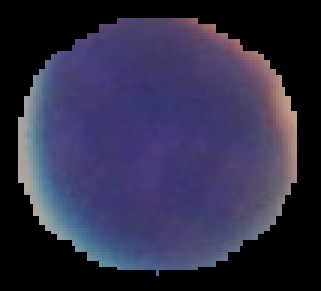
#> input picture Trabalho 2/dataset_linfocitos/linfocito00.png, 107 x 97 px (shown 3 times larger); its folder holds only this picture in this run
$ jupyter execute --allow-errors um_novo_comeco_2.ipynb
#> lines starting #> are read from the running program, lines starting #| are printed output that depends on the picture; after the words box and inside, x2 and y2 are one past the last pixel; in counts of white or black regions, pixels touching at a corner belong together
#> in segmentar_nucleo_celular, imagem_original is the input picture: shape (97, 107, 3); mean B, G, R 72.2, 46.1, 48.6
Alunos: Gustavo Guerreiro e João Martinho

# TRABALHO PARCIAL 02 – Segmentação de objetos

A partir das imagens existentes no dataset disponibilizado, faça a segmentação dos núcleos das células. Utilize apenas técnicas de segmentação e pré-processamento.

## A pipeline

### Preparação do ambiente

Inicialmente, importamos as bibliotecas necessárias, nomeadamente o OpenCV, o NumPy, o Matplotlib e o Pandas, responsáveis, respectivamente, pelas operações de visão computacional, manipulação numérica, visualização gráfica e organização dos dados em tabelas.

[cell 1]
import cv2
import numpy as np
import matplotlib.pyplot as plt
import pandas as pd

### Isolamento de células

A função `isolar_celula` converte a imagem para escala de cinza e aplica um threshold binário para separar a célula do seu fundo escuro, substituindo-o por branco a mantendo apenas a região da célula, que por sua vez é retornada ao espaço de cores RGB.

[cell 2]
def isolar_celula(imagem):
    imagem_cinza = cv2.cvtColor(imagem, cv2.COLOR_BGR2GRAY)
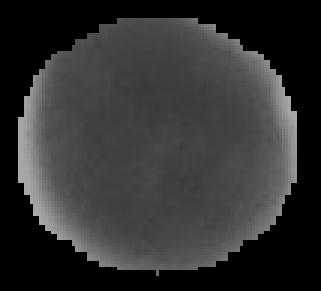
#> imagem_cinza: shape (97, 107) (shown 3 times larger); min 0, max 171, mean 49.8
    _, mascara = cv2.threshold(imagem_cinza, 10, 255, cv2.THRESH_BINARY)
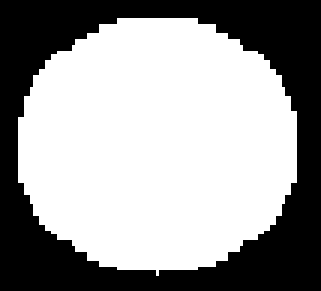
#> mascara: shape (97, 107) (shown 3 times larger); 61.2% white; 1 black region, box (x1, y1, x2, y2) and area: (0, 0, 107, 97) 4031
    fundo_branco = np.full(imagem.shape, 255, dtype=np.uint8)
    imagem_isolada = np.where(mascara[:, :, None] == 255, imagem, fundo_branco)
    return imagem_isolada

### Pré-processamento da Imagem
A função `pre_processar_imagem` converte a imagem para o espaço de cores HSV e isola o canal de Saturação (S). O canal é particularmente eficaz para diferenciar os núcleos, que são os elementos mais saturados nas imagens. Em seguida, aplica-se a técnica CLAHE para realçar o contraste local, o que facilita a separação entre o núcleo e o citoplasma na etapa seguinte.

[cell 3]
def pre_processar_imagem(imagem):
    hsv = cv2.cvtColor(imagem, cv2.COLOR_BGR2HSV)
#> hsv: shape (97, 107, 3); mean H, S, V 73.1, 64.2, 172.5
    _, S, _ = cv2.split(hsv)
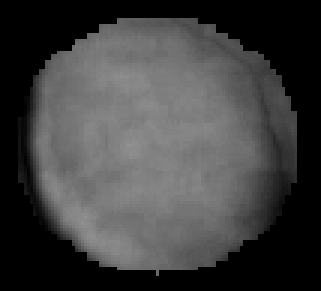
#> S: shape (97, 107) (shown 3 times larger); min 0, max 145, mean 64.2
    clahe = cv2.createCLAHE(clipLimit=2.0, tileGridSize=(8,8))
    canal_saturacao_melhorado = clahe.apply(S)
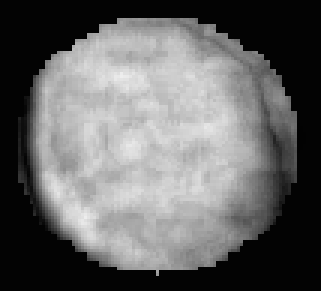
#> canal_saturacao_melhorado: shape (97, 107) (shown 3 times larger); min 2, max 238, mean 102.1
    return canal_saturacao_melhorado

### Criação da Máscara do Núcleo
A função `criar_mascara_nucleo` recebe o canal de saturação pré-processado e aplica um limiar (threshold) fixo. Isso gera uma máscara binária (preto e branco), onde os pixels brancos representam as áreas com alta saturação, correspondendo à localização provável do núcleo.

[cell 4]
def criar_mascara_nucleo(canal_saturacao, limiar):
#> called with limiar = 126
    _, mascara_nucleo = cv2.threshold(canal_saturacao, limiar, 255, cv2.THRESH_BINARY)
#> mascara_nucleo: shape (97, 107); 49.7% white; 8 white regions (5 under 20 px), largest, box (x1, y1, x2, y2) and area: (12, 6, 88, 92) 5090, (74, 12, 85, 21) 25, (90, 29, 95, 36) 20
    return mascara_nucleo

### Preparação dos Marcadores para o Watershed
A função `preparar_marcadores_watershed` cria três regiões distintas: o "primeiro plano certo" (centro dos núcleos), obtido por erosão; o "fundo certo", obtido por dilatação; e a "região desconhecida" entre eles. O algoritmo Watershed usará essas marcações para traçar as fronteiras exatas dos núcleos.

[cell 5]
def preparar_marcadores_watershed(mascara_nucleo, kernel):
    primeiro_plano_certo = cv2.erode(mascara_nucleo, kernel, iterations=3)
#> primeiro_plano_certo: shape (97, 107); 41.9% white; 1 white region, box (x1, y1, x2, y2) and area: (15, 9, 85, 88) 4351
    fundo_certo = cv2.dilate(mascara_nucleo, kernel, iterations=4)
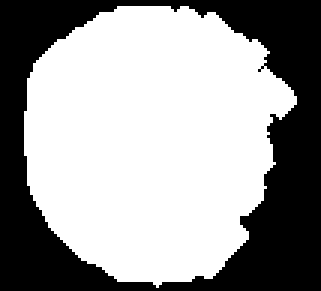
#> fundo_certo: shape (97, 107) (shown 3 times larger); 61.6% white; 1 black region, box (x1, y1, x2, y2) and area: (0, 0, 107, 97) 3987
    regiao_desconhecida = cv2.subtract(fundo_certo, primeiro_plano_certo)
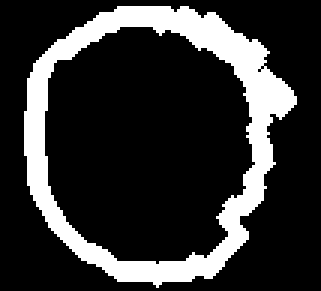
#> regiao_desconhecida: shape (97, 107) (shown 3 times larger); 19.7% white; 1 white region, box (x1, y1, x2, y2) and area: (8, 2, 99, 96) 2041
    _, marcadores = cv2.connectedComponents(primeiro_plano_certo)
    marcadores = marcadores + 1
    marcadores[regiao_desconhecida == 255] = 0
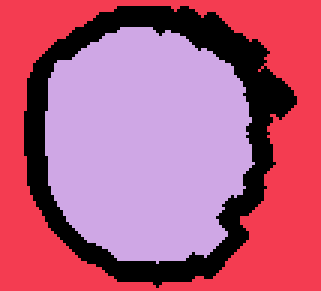
#> marcadores: shape (97, 107) int32 (shown 3 times larger); 3 distinct labels, from 0 to 2; one colour per label, 0 black
    return marcadores

### Geração da Máscara com Watershed
A função `gerar_mascara_com_watershed` aplica o algoritmo Watershed propriamente dito. Utilizando os marcadores da etapa anterior, ele segmenta a imagem, tratando as diferentes intensidades de pixel como um relevo topográfico. O resultado é uma máscara onde cada núcleo (ou lóbulo) é identificado como uma região única.

[cell 6]
def gerar_mascara_com_watershed(imagem, marcadores):
    marcadores_finais = cv2.watershed(imagem, marcadores)
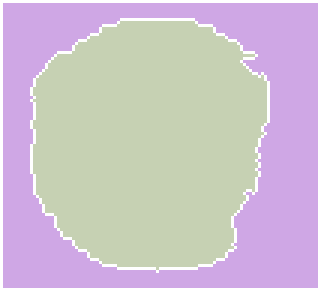
#> marcadores_finais: shape (97, 107) int32 (shown 3 times larger); 3 distinct labels, from -1 to 2; one colour per label, 0 black, -1 white
#> in segmentar_nucleo_celular, `mascara_watershed = gerar_mascara_com_watershed(imagem_processada, mar..`: mascara_watershed: shape (97, 107); 50.7% white; 1 black region, box (x1, y1, x2, y2) and area: (0, 0, 107, 97) 5115
    mascara_final = np.zeros_like(imagem[:,:,0], dtype=np.uint8)
    mascara_final[marcadores_finais > 1] = 255
    return mascara_final

### Limpeza da Máscara Final
A função `limpar_mascara_final` realiza um pós-processamento na máscara gerada pelo Watershed. Ela aplica operações morfológicas de abertura e fechamento para suavizar as bordas, remover pequenos ruídos no cito e preencher possíveis buracos nos núcleos segmentados e no citoplasma.

[cell 7]
def limpar_mascara_final(mascara, kernel):
    mascara_limpa = cv2.morphologyEx(mascara, cv2.MORPH_OPEN, kernel, iterations=2)
#> mascara_limpa: shape (97, 107); 50.5% white; 1 black region, box (x1, y1, x2, y2) and area: (0, 0, 107, 97) 5140
    mascara_limpa = cv2.morphologyEx(mascara_limpa, cv2.MORPH_CLOSE, kernel, iterations=1)
    return mascara_limpa

### Desenho dos Contornos
A função `desenhar_contornos_na_imagem` identifica os contornos na máscara final já limpa e os desenha sobre uma cópia da imagem original. Isso permite a visualização clara das regiões que o algoritmo segmentou.

[cell 8]
def desenhar_contornos_na_imagem(imagem, mascara_limpa):
    contornos, _ = cv2.findContours(mascara_limpa, cv2.RETR_CCOMP, cv2.CHAIN_APPROX_SIMPLE)
    imagem_com_contornos = imagem.copy()
    cv2.drawContours(imagem_com_contornos, contornos, -1, (0, 0, 255), 1)
    return imagem_com_contornos

### Exibição da Imagem Final
A função `exibir_imagem_final` é um utilitário para a visualização, ele usa matplotlib para mostrar a imagem recebida.

[cell 9]
def exibir_imagem_final(imagem):
    imagem_rgb = cv2.cvtColor(imagem, cv2.COLOR_BGR2RGB)
    plt.imshow(imagem_rgb)
    plt.axis('off')
    plt.show()

### Contagem de Lóbulos
A função `contar_lobulos` é responsável pela quantificação. Ela recebe a máscara final, aplica uma leve erosão para garantir que lóbulos que se tocam por poucos pixels sejam separados, e então conta o número de contornos externos resultantes, que corresponde ao número de lóbulos.

[cell 10]
def contar_lobulos(mascara_limpa):
    mascara_limpa = cv2.erode(mascara_limpa, np.ones((3,3)), iterations=1)
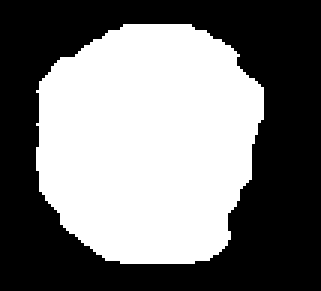
#> mascara_limpa: shape (97, 107) (shown 3 times larger); 47.2% white; 1 white region
    contornos, _ = cv2.findContours(mascara_limpa, cv2.RETR_EXTERNAL, cv2.CHAIN_APPROX_SIMPLE)
#> contornos = 1 contour; box (x1, y1, x2, y2) and area: (12, 8, 88, 88) 4786
    return len(contornos)

### Orquestração da Segmentação
A função `segmentar_nucleo_celular` é o método principal que contém todo o fluxo de trabalho. Ela chama cada uma das funções auxiliares na sequência correta, desde o carregamento da imagem até a contagem final dos lóbulos, retornando a quantidade encontrada e, opcionalmente, exibindo a imagem com os contornos.

[cell 11]
def segmentar_nucleo_celular(caminho_imagem, mostrar=True):
    imagem_original = cv2.imread(caminho_imagem)
    imagem_processada = isolar_celula(imagem_original)
    canal_saturacao_melhorado = pre_processar_imagem(imagem_processada)
    mascara_nucleo = criar_mascara_nucleo(canal_saturacao_melhorado, 126)
    kernel = np.array([[0, 1, 0],
                       [1, 1, 1],
                       [0, 1, 0]], dtype=np.uint8)
    marcadores = preparar_marcadores_watershed(mascara_nucleo, kernel)
    mascara_watershed = gerar_mascara_com_watershed(imagem_processada, marcadores)
    mascara_final_limpa = limpar_mascara_final(mascara_watershed, kernel)
    num_lobulos = contar_lobulos(mascara_final_limpa)
#> num_lobulos = 1
    imagem_com_contornos = desenhar_contornos_na_imagem(imagem_processada, mascara_final_limpa)
#> in desenhar_contornos_na_imagem, `contornos, _ = cv2.findContours(mascara_limpa, cv2.RETR_CCOMP, cv2.CHA..`: contornos = 1 contour; box (x1, y1, x2, y2) and area: (11, 7, 89, 90) 5118
#> in desenhar_contornos_na_imagem, `cv2.drawContours(imagem_com_contornos, contornos, -1, (0, 0, 255), 1)`:
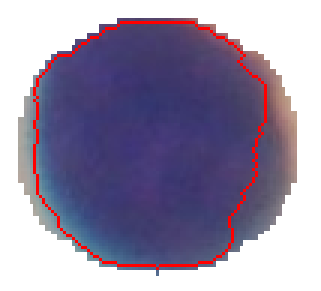
#> imagem_com_contornos: shape (97, 107, 3) (shown 3 times larger); mean B, G, R 168.2, 142.9, 151.3
    if mostrar:
        exibir_imagem_final(imagem_com_contornos)
#> `qtd = segmentar_nucleo_celular(caminho)`: qtd = 1
    return num_lobulos

## Execução
A seguir se itera sobre as imagens de ambos os datasets segmentando o núcleo e seus lóbulos, além de gerar uma tabela com Pandas contando a quantidade de lóbulos encontrados nos núcleos.

[cell 12]
resultados = []

#> (the rest of this cell did not finish here and is left out)
